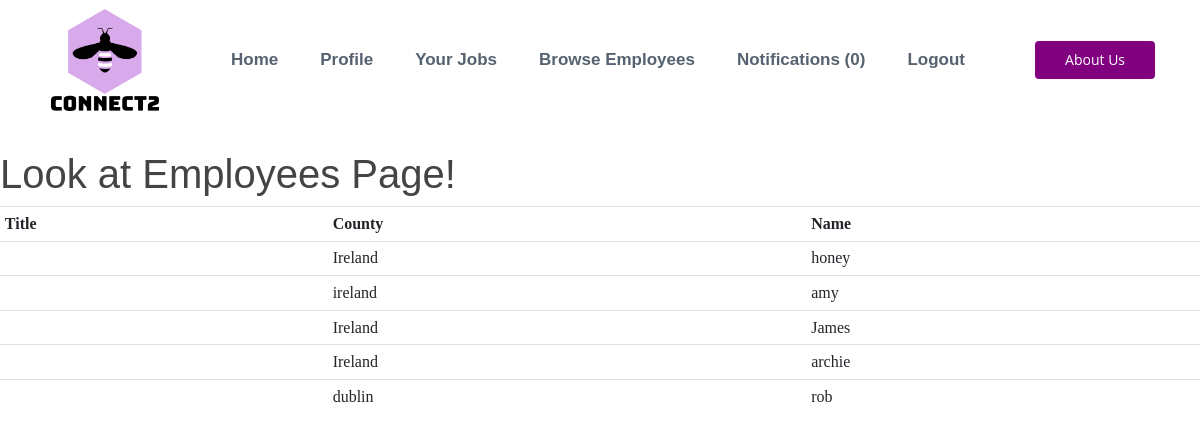
The app's page /browse/ (signed in) with its own data.
### account/models.py (models this page shows, shortened)
class Employee(models.Model):
    user = models.OneToOneField(User, on_delete=models.CASCADE)
    first_name = models.CharField(max_length=200, blank=True)
    last_name = models.CharField(max_length=200, blank=True)
    email = models.EmailField(max_length=200, blank=True)
    phone_number = models.CharField(max_length=200, blank=True)
    tag = models.TextField(max_length=200, blank=True)
    sector = models.CharField(max_length=200, blank=True)
    avatar = models.ImageField(default='avatar.jpg', upload_to='avatar_pics')
    county = models.CharField(max_length=200, blank=True)
    slug = models.SlugField(unique=True, blank=True)
    updated = models.DateTimeField(auto_now=True)
    created = models.DateTimeField(auto_now_add=True)
    title = models.CharField(max_length=200, blank=True)
    city = models.CharField(max_length=200, blank=True)
    personality_test = models.BooleanField(default=False)
    person_avatar = models.ImageField(
        default='owls.png', upload_to='avatar_pics')
    __initial_first_name = None
    __initial_last_name = None
    def __init__(self, *args, **kwargs):
        super().__init__(*args, **kwargs)
        self.__initial_first_name = self.first_name
        self.__initial_last_name = self.last_name

### employer/views.py (the view)
# urls.py: path('browse/', browse, name='browse'),
def browse(request):
    employer = Employer.objects.get(user=request.user)
    employees = Employee.objects.all()
    context = {
        'employer': employer,
        'employees': employees,
    }
    return render(request, 'employer/browse.html', context)

### notifications/context_processors.py (called while the page is built)
def notifications(request):
    if request.user.is_authenticated:
        return {'notifications': request.user.notifications.filter(is_read=False)}
    else:
        return {'notifications': []}

### employer/templates/employer/browse.html
{% extends 'employer/core.html' %}
{% block content %}
<h1> Look at Employees Page!</h1>
<table class="table table-sm">
    <tr>
        <th>Title</th>
        <th>County</th>
        <th>Name</th>
    </tr>
    {% for employee in employees %}
    <tr>
        <td>{{employee.title}}</td>
        <td>{{employee.county}}</td>
        <td>{{employee.first_name}}</td>
        {% endfor %}
    </tr>
    </tr>
</table>
{% endblock %}

### static/core.css (style rules this page uses)
table { counter-reset: tableCount; font-family: Georgia; }
body { font-family: "Open Sans", sans-serif; color: #444444; }
h1, h2, h3, h4, h5, h6 { font-family: "Raleway", sans-serif; }

### records on screen
Employee: county "Ireland", first_name "honey"
Employee: county "ireland", first_name "amy"
Employee: county "Ireland", first_name "James"
Employee: county "Ireland", first_name "archie"
Employee: county "dublin", first_name "rob"

### other values on screen
{{ notifications.count }} "0"
